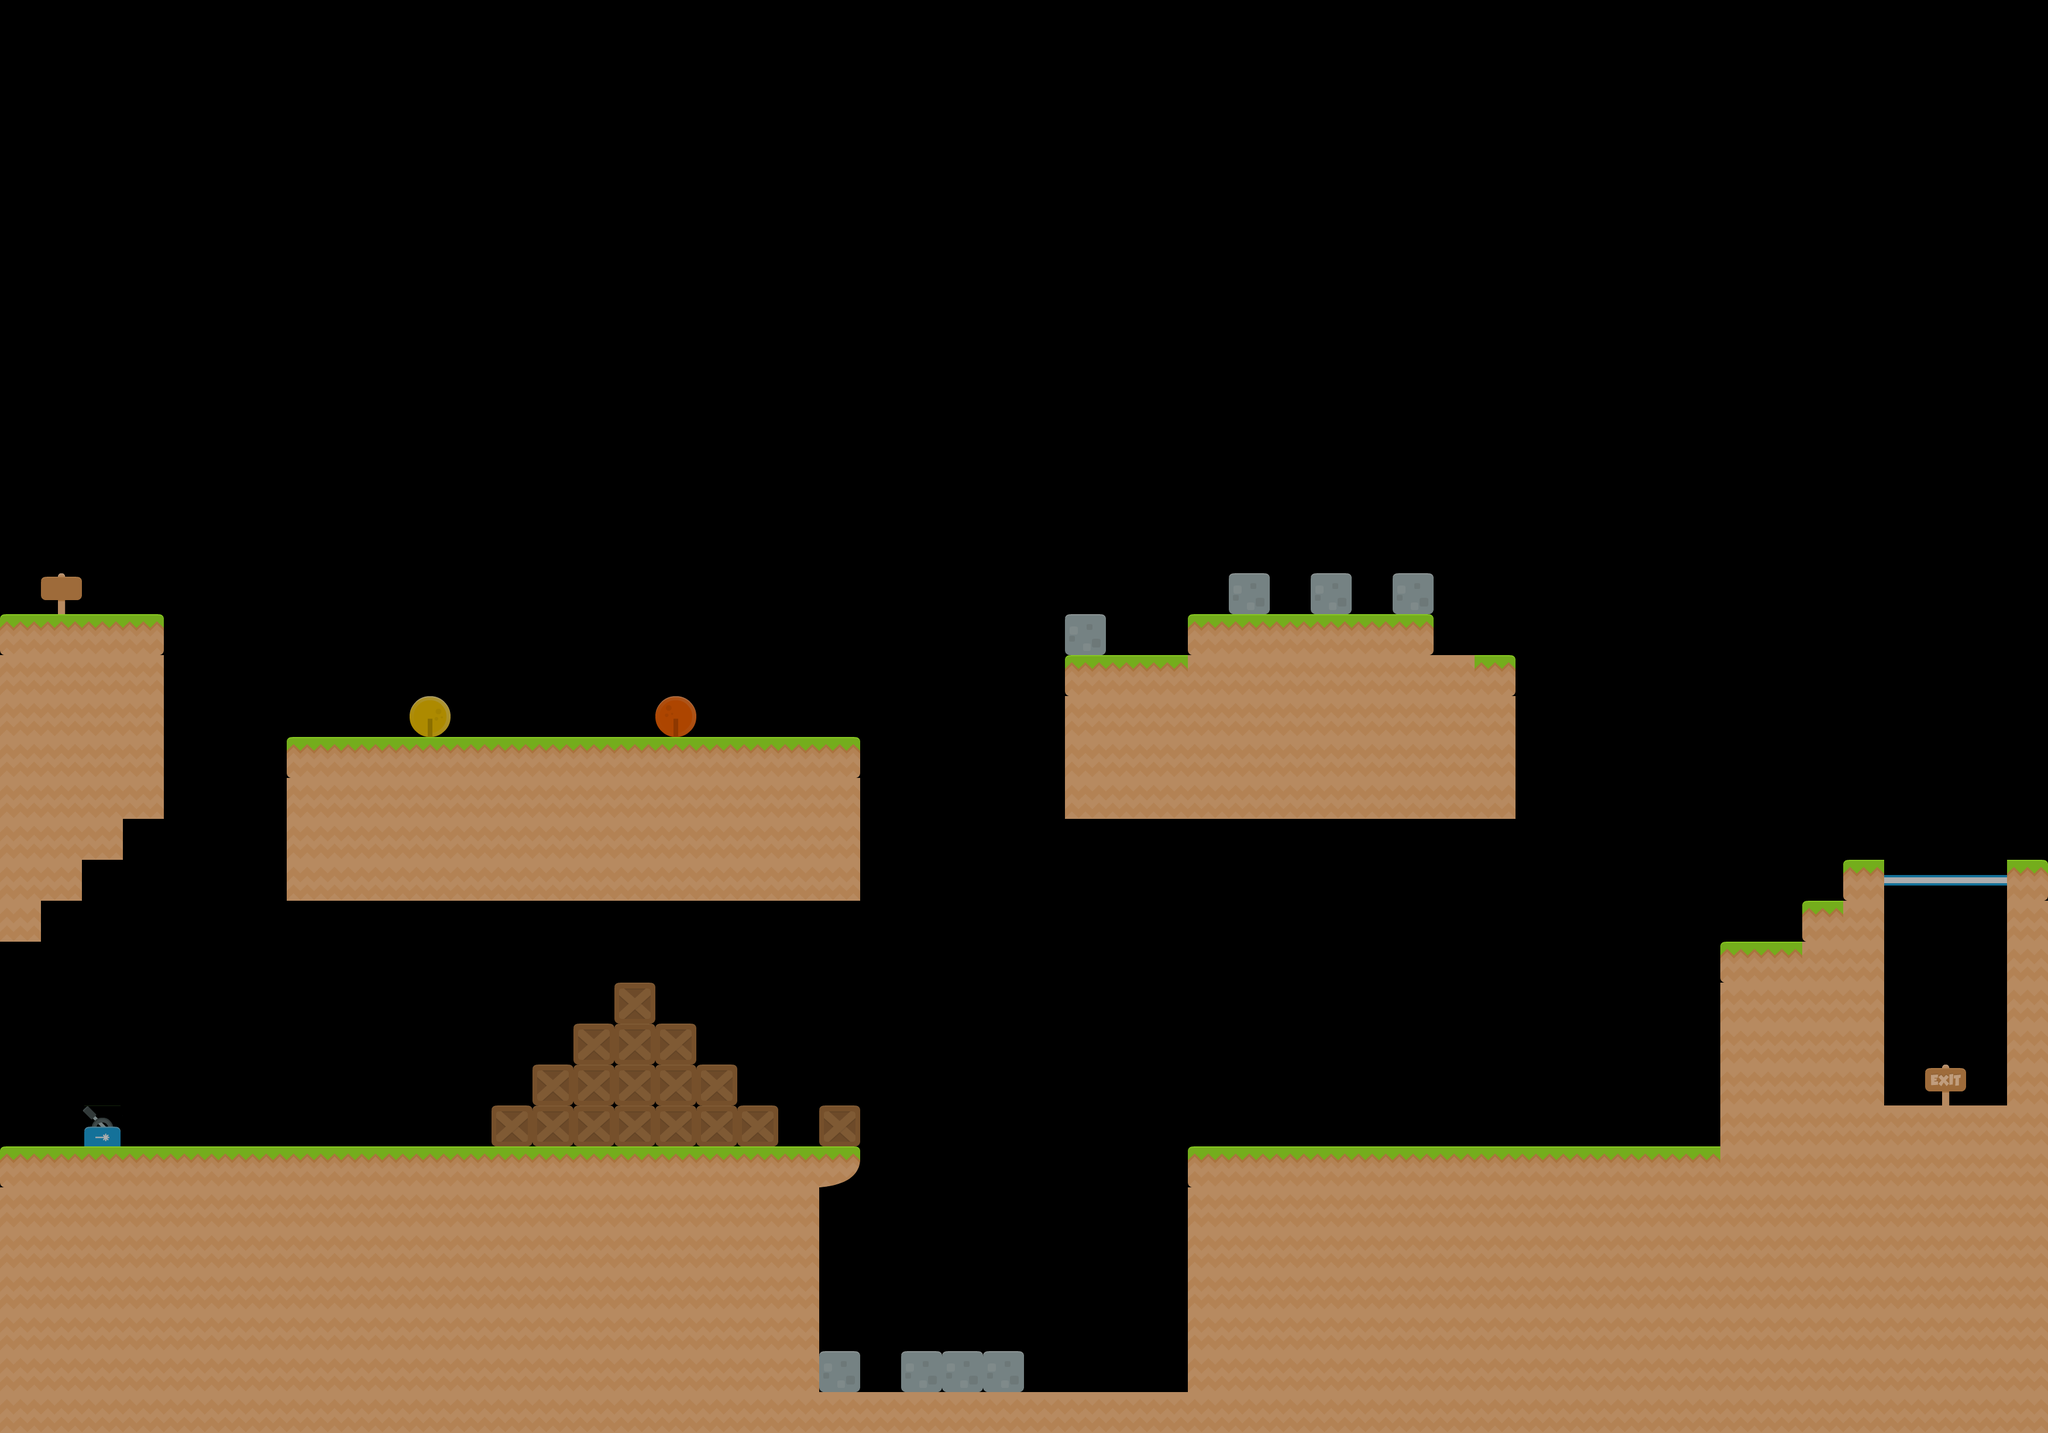

A 2D game scene composited from a Tiled map and its tileset images. What follows is a short description and the map's XML, with each tile layer's data collapsed to a summary:
An orthogonal 50x35 tile map with 70x70 px tiles, 2 tile layers (Calque de Tile 1, Calque de Tile 2), 4 tilesets.

<map version="1.0" orientation="orthogonal" width="50" height="35" tilewidth="70" tileheight="70">
 <tileset firstgid="1" name="Platformer" tilewidth="70" tileheight="70" spacing="2">
  <image source="platformer.png" width="914" height="936" />
 </tileset>
 <tileset firstgid="157" name="ice" tilewidth="70" tileheight="70">
  <image source="ice.png" width="980" height="490" />
 </tileset>
 <tileset firstgid="255" name="candy" tilewidth="70" tileheight="70">
  <image source="candy.png" width="980" height="490" />
 </tileset>
 <tileset firstgid="353" name="various" tilewidth="70" tileheight="70">
  <image source="various.png" width="980" height="490" />
 </tileset>
 <layer name="Calque de Tile 1" width="50" height="35" opacity="0.91">
  <data>[1750 cells, 464 non-empty, 7 distinct tile ids]</data>
 </layer>
 <layer name="Calque de Tile 2" width="50" height="35" opacity="0.68">
  <data>[1750 cells, 31 non-empty, 6 distinct tile ids]</data>
 </layer>
</map>
